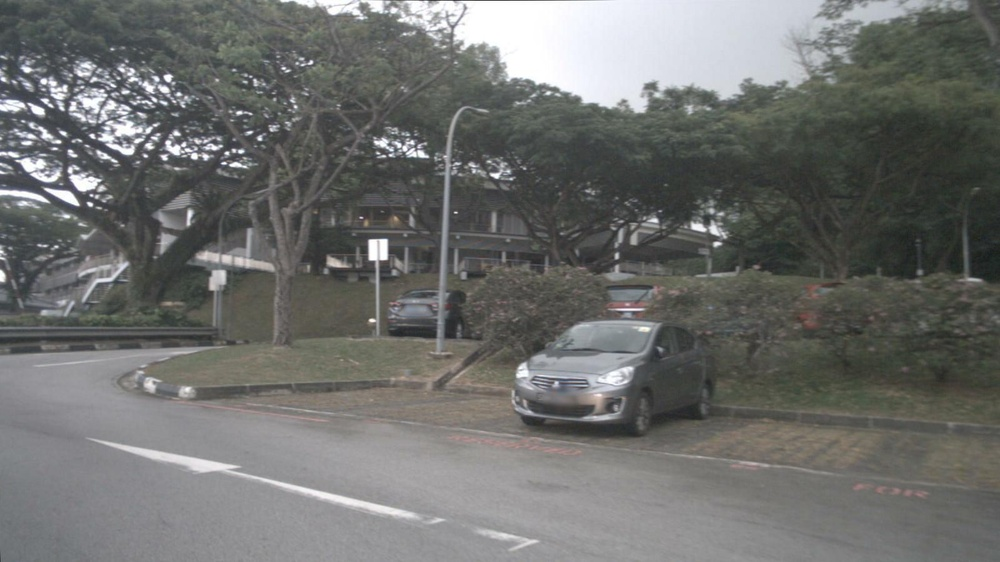
#> input picture CNN_speed_est/cexiang_qianyizhen.jpg, 1000 x 562 px, shrunk from 1600 x 900 before the run, found by its file name
$ python optical_flow.py
#> lines starting #> are read from the running program, lines starting #| are printed output that depends on the picture; after the words box and inside, x2 and y2 are one past the last pixel; in counts of white or black regions, pixels touching at a corner belong together
import cv2
import numpy as np
import os
import matplotlib.pyplot as plt

def draw_ppt_flow(image, flow, step=48, scale=3.0, min_motion=2.0):
    """
    绘制适合 PPT 展示的高质量光流图

    参数:
        image: 原图 (BGR格式)
        flow: 光流场 (H x W x 2)
        step: 采样步长。建议设大一点(如 48 或 64)，让画面更清爽
        scale: 光流放大系数。将微小的运动放大，使趋势更明显
        min_motion: 最小运动阈值，过滤静止背景噪声
    """
    # 1. 压暗背景：降低图像亮度，作为“半透明底板”，凸显箭头
    # 这里将原图亮度降低为原来的 70%
    output_img = cv2.convertScaleAbs(image, alpha=0.7, beta=0)

    h, w = output_img.shape[:2]

    # 配色方案 (BGR格式)
    arrow_color = (0, 255, 255)  # 主体颜色：高对比度明黄色
    outline_color = (0, 255, 255)    # 描边颜色：纯黑
    dot_color = (0, 255, 255)      # 起点颜色：正红

    # 2. 遍历图像像素进行采样绘制
    # 从 step//2 开始采样，避免箭头贴合图像边缘
    for y in range(step // 2, h, step):
        for x in range(step // 2, w, step):
            dx, dy = flow[y, x]

            # 计算运动幅值
            magnitude = np.sqrt(dx**2 + dy**2)

            # 过滤微小运动
            if magnitude > min_motion:
                # 3. 乘上放大系数，计算箭头终点
                end_x = int(x + dx * scale)
                end_y = int(y + dy * scale)

                # --- 绘制层叠效果 (已调小尺寸) ---

                # A. 画箭头描边 (较粗的黑线：粗细由 4 改为 2)
                cv2.arrowedLine(output_img, (x, y), (end_x, end_y),
                                outline_color, thickness=2, tipLength=0.3)

                # B. 画箭头主体 (较细的黄线：粗细由 2 改为 1)
                cv2.arrowedLine(output_img, (x, y), (end_x, end_y),
                                arrow_color, thickness=1, tipLength=0.3)

                # C. 画起点锚点描边 (黑色大圆：半径由 4 改为 2)
                cv2.circle(output_img, (x, y), 2, outline_color, -1)

                # D. 画起点锚点红心 (红色小圆：半径由 2 改为 1)
                cv2.circle(output_img, (x, y), 1, dot_color, -1)

    return output_img

def main():
    # 1. 设置路径 (请替换为你的实际路径)
    # frame1_path = 'frame1.png'
    frame1_path = 'cexiang_qianyizhen.jpg'
    frame2_path = 'cexiang_houyizhen.jpg'
    output_path = 'cexiang_ppt_flow_result.png'

    # 读取图像
    frame1 = cv2.imread(frame1_path)
#> frame1 is the input picture: shape (562, 1000, 3); mean B, G, R 108.9, 111, 109.9
    frame2 = cv2.imread(frame2_path)
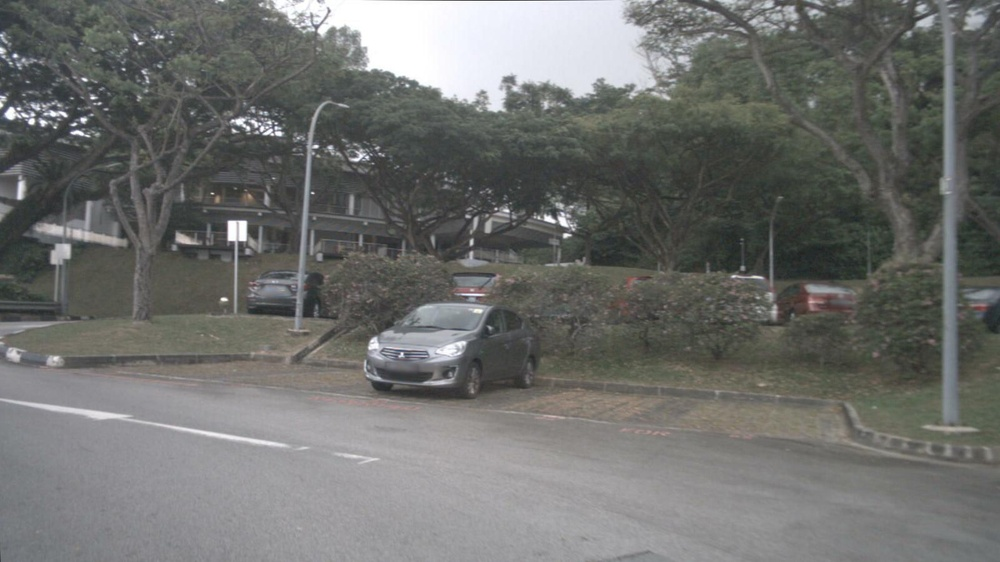
#> input picture CNN_speed_est/cexiang_houyizhen.jpg, 1000 x 562 px, shrunk from 1600 x 900 before the run, found by its file name
#> frame2 is the input picture: shape (562, 1000, 3); mean B, G, R 109.1, 111.5, 110.5

    if frame1 is None or frame2 is None:
        print("错误：无法读取图像，请检查路径。")
        return

    gray1 = cv2.cvtColor(frame1, cv2.COLOR_BGR2GRAY)
    gray2 = cv2.cvtColor(frame2, cv2.COLOR_BGR2GRAY)

    # [8 lines of commented-out code are left out]
    print("正在计算 DIS 光流...")
    # DISOPTICAL_FLOW_PRESET_MEDIUM 侧重于较高的精度。如果需要极速，可改用 PRESET_FAST
    dis = cv2.DISOpticalFlow_create(cv2.DISOPTICAL_FLOW_PRESET_MEDIUM)
    flow = dis.calc(gray1, gray2, None)

    # 3. 生成学术汇报级可视化图
    print("正在生成高质量可视化图...")
    # 将 scale 从 4.0 调小到 1.5，箭头长度会显著变短
    result_img = draw_ppt_flow(frame1, flow, step=48, scale=0.5, min_motion=1.5)
#> in draw_ppt_flow, `output_img = cv2.convertScaleAbs(image, alpha=0.7, beta=0)`:
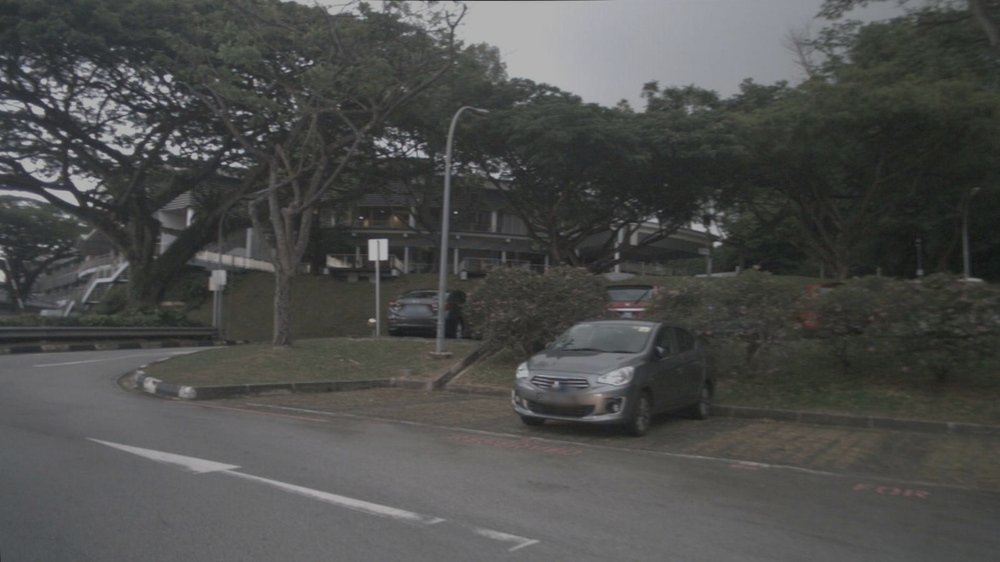
#> output_img: shape (562, 1000, 3); mean B, G, R 76.2, 77.7, 77
#> after the loop in draw_ppt_flow, `for y in range(step // 2, h, step):`:
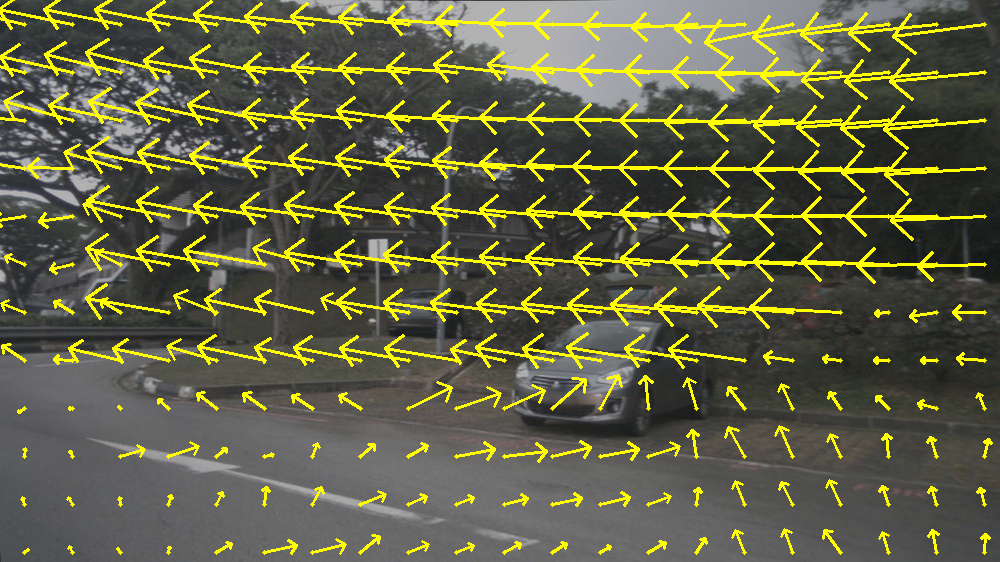
#> output_img: shape (562, 1000, 3); 10.98% of pixels changed, all inside (x1, y1, x2, y2) = (0, 0, 993, 555)

    # 4. 直接保存结果 (规避无头环境的 imshow 报错)
    cv2.imwrite(output_path, result_img)
    print(f"高质量结果已保存至: {os.path.abspath(output_path)}")

    # 5. 使用 Matplotlib 预览 (可选，如果不希望弹窗可将此段注释)
    print("正在启动预览...")
    result_img_rgb = cv2.cvtColor(result_img, cv2.COLOR_BGR2RGB)
    plt.figure(figsize=(12, 7))  # 设定一个宽屏比例
    plt.imshow(result_img_rgb)
    plt.title('Optical Flow Estimation', fontsize=16)
    plt.axis('off') # 隐藏坐标轴
    plt.tight_layout()
    plt.show()

if __name__ == '__main__':
    main()
